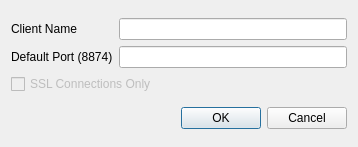
<?xml version="1.0" encoding="UTF-8"?>
<ui version="4.0">
 <class>SettingsDlg</class>
 <widget class="QDialog" name="SettingsDlg">
  <property name="geometry">
   <rect>
    <x>0</x>
    <y>0</y>
    <width>358</width>
    <height>147</height>
   </rect>
  </property>
  <property name="windowTitle">
   <string>Settings</string>
  </property>
  <layout class="QVBoxLayout" name="verticalLayout">
   <item>
    <layout class="QGridLayout" name="gridLayout">
     <item row="0" column="0">
      <widget class="QLabel" name="label">
       <property name="text">
        <string>Client Name</string>
       </property>
      </widget>
     </item>
     <item row="0" column="1">
      <widget class="QLineEdit" name="ClientNameLE"/>
     </item>
     <item row="1" column="0">
      <widget class="QLabel" name="label_2">
       <property name="text">
        <string>Default Port (8874)</string>
       </property>
      </widget>
     </item>
     <item row="1" column="1">
      <widget class="QLineEdit" name="PortLE"/>
     </item>
     <item row="2" column="0" colspan="2">
      <widget class="QCheckBox" name="SslCB">
       <property name="enabled">
        <bool>false</bool>
       </property>
       <property name="text">
        <string>SSL Connections Only</string>
       </property>
      </widget>
     </item>
    </layout>
   </item>
   <item>
    <widget class="QDialogButtonBox" name="buttonBox">
     <property name="orientation">
      <enum>Qt::Horizontal</enum>
     </property>
     <property name="standardButtons">
      <set>QDialogButtonBox::Cancel|QDialogButtonBox::Ok</set>
     </property>
    </widget>
   </item>
  </layout>
 </widget>
 <resources/>
 <connections>
  <connection>
   <sender>buttonBox</sender>
   <signal>accepted()</signal>
   <receiver>SettingsDlg</receiver>
   <slot>accept()</slot>
   <hints>
    <hint type="sourcelabel">
     <x>248</x>
     <y>254</y>
    </hint>
    <hint type="destinationlabel">
     <x>157</x>
     <y>274</y>
    </hint>
   </hints>
  </connection>
  <connection>
   <sender>buttonBox</sender>
   <signal>rejected()</signal>
   <receiver>SettingsDlg</receiver>
   <slot>reject()</slot>
   <hints>
    <hint type="sourcelabel">
     <x>316</x>
     <y>260</y>
    </hint>
    <hint type="destinationlabel">
     <x>286</x>
     <y>274</y>
    </hint>
   </hints>
  </connection>
 </connections>
</ui>
